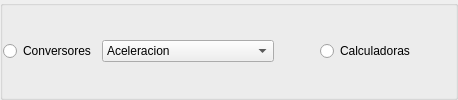
    <widget class="QGroupBox" name="groupBox_11">
     <property name="title">
      <string/>
     </property>
     <layout class="QGridLayout" name="gridLayout_53">
      <property name="leftMargin">
       <number>0</number>
      </property>
      <property name="topMargin">
       <number>0</number>
      </property>
      <property name="rightMargin">
       <number>0</number>
      </property>
      <property name="bottomMargin">
       <number>0</number>
      </property>
      <item row="0" column="0">
       <layout class="QGridLayout" name="gridLayout_28">
        <item row="0" column="1">
         <widget class="QComboBox" name="comboBox_25">
          <item>
           <property name="text">
            <string>Aceleracion</string>
           </property>
          </item>
          <item>
           <property name="text">
            <string>Almacenamiento de datos</string>
           </property>
          </item>
          <item>
           <property name="text">
            <string>Ancho de banda</string>
           </property>
          </item>
          <item>
           <property name="text">
            <string>Distancia o Longitud</string>
           </property>
          </item>
         </widget>
        </item>
        <item row="0" column="0">
         <widget class="QRadioButton" name="radioButton_6">
          <property name="text">
           <string>Conversores</string>
          </property>
         </widget>
        </item>
       </layout>
      </item>
      <item row="0" column="2">
       <widget class="QRadioButton" name="radioButton_7">
        <property name="text">
         <string>Calculadoras</string>
        </property>
       </widget>
      </item>
      <item row="0" column="1">
       <spacer name="horizontalSpacer_6">
        <property name="orientation">
         <enum>Qt::Horizontal</enum>
        </property>
        <property name="sizeHint" stdset="0">
         <size>
          <width>40</width>
          <height>20</height>
         </size>
        </property>
       </spacer>
      </item>
      <item row="0" column="3">
       <spacer name="horizontalSpacer_7">
        <property name="orientation">
         <enum>Qt::Horizontal</enum>
        </property>
        <property name="sizeHint" stdset="0">
         <size>
          <width>40</width>
          <height>20</height>
         </size>
        </property>
       </spacer>
      </item>
     </layout>
    </widget>
